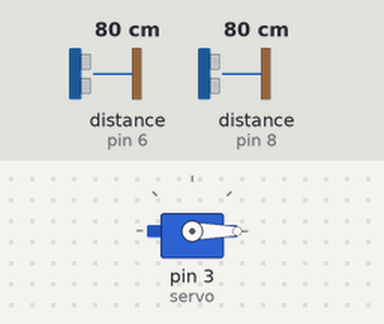
Bench run of a sketch on a simulated Arduino Uno, built with avr-gcc and run on an emulated ATmega328P. On the bench: servo. Wiring (inferred from the names in the program): 2 × ultrasonic range finder: trigger pin 7, echo pin 6 / trigger pin 9, echo pin 8. Inputs (shaded band) come from the test bench; at power-on: distance to the obstacle (sensors on pin 8, pin 6) 80 cm. The echo pulse lasts 58.3 µs per cm.

Above: at 2.3 s.
2.4 s: distance to the obstacle (sensor on pin 8) set to 12 cm
4.5 s: distance to the obstacle (sensor on pin 8) set to 9 cm
At 6.4 s:
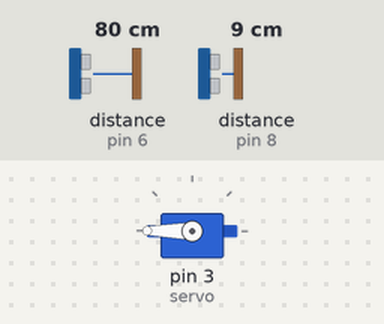
10.5 s: distance to the obstacle (sensor on pin 8) set to 18 cm
At 11.9 s:
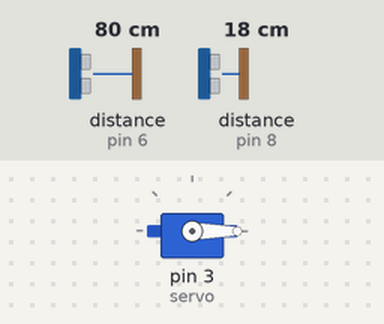
13.0 s: distance to the obstacle (sensor on pin 8) set to 2 cm
At 14.4 s:
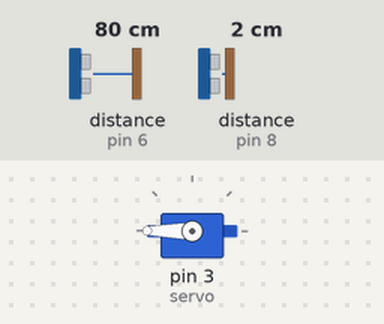
Timing chart, 0 to 16.0 s (numbered marks = the images above; inputs shaded):
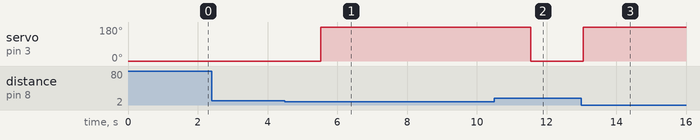

The sketch:

temp_ultrasonic.ino
```cpp
#include <Adafruit_MLX90614.h>
#include <Wire.h>
#include <Servo.h>

Servo servo;

Adafruit_MLX90614 mlx = Adafruit_MLX90614();

//................Temperature Sensor Wiring..............

const int trigPin = 7; // Trigger Pin of Ultrasonic Sensor Temp
const int echoPin = 6; // Echo Pin of Ultrasonic Sensor Temp

//........ Senitization Sensor Wiring.................

const int trigPin2 = 9; // Trigger Pin of Ultrasonic Sensor senitization
const int echoPin2 = 8; // Echo Pin of Ultrasonic Sensor  senitization


void setup() {
   Serial.begin(9600); // Starting Serial Terminal
     mlx.begin();   // Mlx temp sensor Setup
     //.....Temperature sensor Wiring...........
     pinMode(trigPin, OUTPUT);
     pinMode(echoPin, INPUT);

     ///// sentization Wiring

     pinMode(trigPin2, OUTPUT);
     pinMode(echoPin2, INPUT);
     servo.attach(3);
     servo.write(0);
}


void loop() {
   long duration, inches;
   digitalWrite(trigPin, LOW);
   delayMicroseconds(2);
   digitalWrite(trigPin, HIGH);
   delayMicroseconds(10);
   digitalWrite(trigPin, LOW);

   duration = pulseIn(echoPin, HIGH);
   inches = microsecondsToInches(duration);


   if(inches<=2){
   Serial.print("Inches:");
   Serial.print(inches);
   Serial.print("*F\tObject = "); Serial.print(mlx.readObjectTempF()); Serial.println("*F");

    }

   delay(1000);

   //. Temperature End Senitization start

    Senitization();
    }


long microsecondsToInches(long microseconds) {
   return microseconds / 74 / 2;
}


void Senitization(){

  long duration2, inches2;

digitalWrite(trigPin2, LOW);

delayMicroseconds(2);

digitalWrite(trigPin2, HIGH);

delayMicroseconds(10);

digitalWrite(trigPin2, LOW);

duration2 = pulseIn(echoPin2, HIGH);

inches2 = microsecondsToInches(duration2);


if (inches2 <= 3) {


servo.write(180);

}

else{


servo.write(0);
}

delay(500);
  }
```

Measured:
- the behaviour switches between 11 and 10 cm on distance to the obstacle (sensor on pin 8) (found by bisection; images 0 and 1)
- after the input at 2.4 s, every drawn part: stays the same
- after the input at 4.5 s, servo on pin 3 (servo): 0° → 180° after 1.0 s
- after the input at 10.5 s, servo on pin 3 (servo): 180° → 0° after 1.1 s
- after the input at 13.0 s, servo on pin 3 (servo): 0° → 180° after 0.06 s
